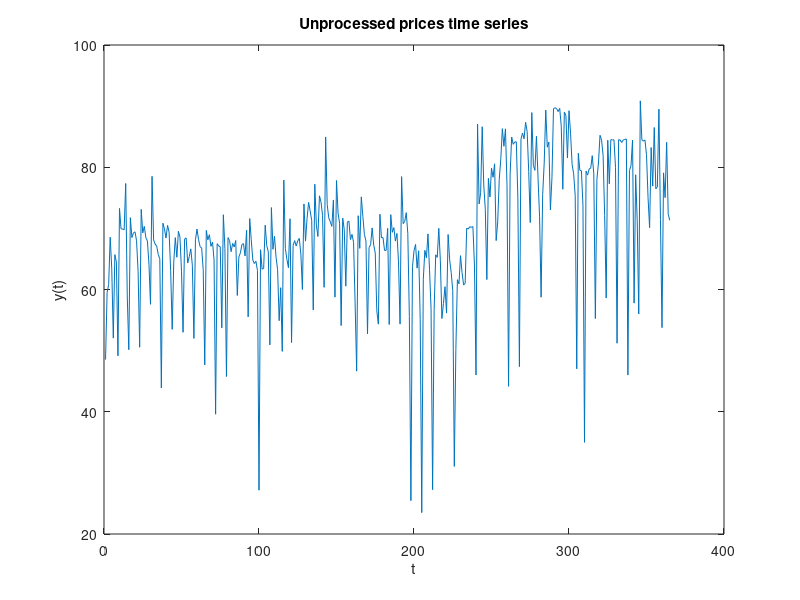
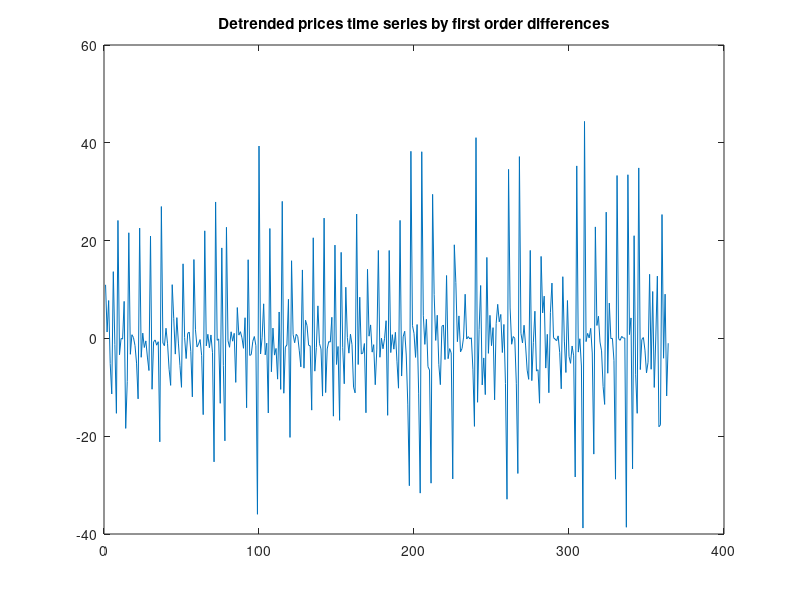

Here is the MATLAB script that generated these plots, in order: (Note: this script raises an error after producing the figures.)
%% Ergasia Xronoseirwn : Zisou Charilaos AEM 9213 ,Karatzas Michalis AEM 9137
%% Linear Analysis
close all; clear; clc;

% import data
load('pricesData.mat');

% %mikalaki code
% teamNumber=7;
% 
% %computing the time and the regionNumber ,we have to examine.
% time = mod(teamNumber,24) +1; %8
% regionNumber = mod(teamNumber,7) +1 +4; % column 5
% 
% %load the xls file data. 
% italyPowerData=xlsread('ElectricPowerItaly.xls','prices');
% 
% %getting the timeserie we want to examine 
% prices=italyPowerData(italyPowerData(:,4)==8,5);
% %mikalaki end


%constants
per = 7;
maxtau = 100;
alpha = 0.05;
Tmax=20;
zalpha = norminv(1-alpha/2);
n = length(prices)-1;

% plot unprocessed time series
figure(1)
plot(prices)
xlabel('t')
ylabel('y(t)')
title('Unprocessed prices time series')

%% LINEAR 1 
% 1a. Detrend time series by first order differences
detrended=zeros(n,1);
for i=1:n
    detrended(i)=prices(i+1)-prices(i);
end
figure(2)
plot(detrended)
title('Detrended prices time series by first order differences')

%1b. Deseason time series
deseasonedc = seasonalcomponents(detrended, per);
deseasoned =  detrended - deseasonedc;
figure(3)
plot(deseasoned)
title('Deseasoned prices time series')


%%  LINEAR 2
%2. Autocorrelation of deseasoned time series 
figure(4)
ac1 = autocorrelation(deseasoned(~isnan(deseasoned)), maxtau);
autlim = zalpha/sqrt(n);
figure(5)
clf
hold on
for ii=1:maxtau
    plot(ac1(ii+1,1)*[1 1],[0 ac1(ii+1,2)],'b','linewidth',1.5)
end
plot([0 maxtau+1],[0 0],'k','linewidth',1.5)
plot([0 maxtau+1],autlim*[1 1],'--c','linewidth',1.5)
plot([0 maxtau+1],-autlim*[1 1],'--c','linewidth',1.5)
xlabel('\tau')
ylabel('r(\tau)')
title('Autocorrelation of prices time series')
hold off

% Partial autocorrelation
pac1 = parautocor(deseasoned, maxtau);
figure(6)
clf
hold on
for ii=1:maxtau
    plot(ac1(ii+1,1)*[1 1],[0 pac1(ii)],'b','linewidth',1.5)
end
plot([0 maxtau+1],[0 0],'k','linewidth',1.5)
plot([0 maxtau+1],autlim*[1 1],'--c','linewidth',1.5)
plot([0 maxtau+1],-autlim*[1 1],'--c','linewidth',1.5)
xlabel('\tau')
ylabel('\phi_{\tau,\tau}')
title('Partial autocorrelation of prices time series')
hold off

% Ljung-Box Portmanteau Test
figure(7)
tittxt = ('Prices time series');
[h2V,p2V,Q2V] = portmanteauLB(ac1(2:maxtau+1,2),n,alpha,tittxt);



%% LINEAR 3
% AIC
%aicMatrix = akaike(deseasoned, Tmax);


%ARMA model parameters.
p=3
q=3

%fitting the model
[nrmseARMA,phiV,thetaV,SDz,aicS,fpeS,armamodel]=fitARMA(deseasoned, p, q, Tmax);

%printing the coefficients
fprintf('Estimated coefficients of phi(B):\n');
disp(phiV')
fprintf('Estimated coefficients of theta(B):\n');
disp(thetaV')
fprintf('SD of noise: %f \n',SDz);

%Some criteria values 
fprintf('AIC: %f \n',aicS);
fprintf('FPE: %f \n',fpeS);

%plotting the NRMSE for Tmax steps forward
figure(9);
plot(nrmseARMA,"-o");
title('Prices: NRMSE of ARMA(3,3) for T=1,2...10')
xlabel("T");
ylabel("NRMSE");


%% LINEAR 4
index=1;
nrmseAR5 = zeros(5,1);
for i=70:5:90
    [nrmseAR5(index),~,~,~] = predictARMAnrmse(deseasoned, 5, 0, 1, round(0.01*(100-i)*n), '');
    index=index+1;
end
figure(10)
plot((0.7:0.05:0.9).',nrmseAR5,'-o')
ylabel("NRMSE");
xlabel("percent of training data");
title('Prices: NRMSE of AR(5) using 70%, 75%, 80%, 85%, 90% of training data')

%% Non-Linear Analysis
%Getting the residuals from our best linear model fit (in linear 3)
residuals = deseasoned - predict(armamodel, deseasoned);
iidtimeSeries=residuals;

% Resampling the residuals time series
nOfnewSamples=20;
for i=1:nOfnewSamples 
    RandIndexes=randperm(n);
    iidtimeSeries=[iidtimeSeries  residuals(RandIndexes)];
end

%Linear autocorrelation
%maxtau1 for the autocorrelation and mutual information
maxtau1=3;
LinearAutoCorrelations=zeros(maxtau1,nOfnewSamples+1);

%computing autocorrelation for all the new samples
figure()
for i=1:(nOfnewSamples+1) 
    autoCorr=autocorrelation(iidtimeSeries(:,i), maxtau1)
    LinearAutoCorrelations(:,i)=autoCorr(2:(maxtau1+1),2);
end
clf;

%plotting the autocorrelation function
figure(11)
for i=1:maxtau1
    plot([0:nOfnewSamples] , LinearAutoCorrelations(i,:),'-o');
    hold on
end
plot([0 nOfnewSamples+1],autlim*[1 1],'--c','linewidth',1.5)
plot([0 nOfnewSamples+1],-autlim*[1 1],'--c','linewidth',1.5)
legend("\tau=1","\tau=2","\tau=3")
title('Linear autocorrelation for the 21 samples.(price analysis)')
ylabel("autocorrelation")
xlabel("sample Number (n=0 belongs to the residuals)");


%Mutual information for the 21 samples
SamplesMutualInfo=zeros(maxtau1,nOfnewSamples+1);
figure()
%computing mutual information for all the new samples
for i=1:(nOfnewSamples+1)
    mut=mutualinformation(iidtimeSeries(:,i), maxtau1)
    SamplesMutualInfo(:,i)=mut(2:(maxtau1+1),2);
end
clf;

%plotting the mutual information function
figure(12)
for i=1:maxtau1
    plot([0:nOfnewSamples] , SamplesMutualInfo(i,:),'-o');
    hold on
end
plot([0 nOfnewSamples+1],autlim*[1 1],'--c','linewidth',1.5)
legend("\tau=1","\tau=2","\tau=3")
title('Mutual information for the 21 samples.')
ylabel("mutual information")
xlabel("sample Number (0 belongs to the original residuals)");

%Histogram for lat(tau) =1 for autocorrelation and mutual information
% bins=10;
figure(13)
histogram(LinearAutoCorrelations(1,2:(nOfnewSamples+1)));
hold on;
line([LinearAutoCorrelations(1,1) LinearAutoCorrelations(1,1)], [0 9],'Color','red','linewidth',1.5);
title("Autocorrealtion histogram of new samples and of the original(red) (price analysis");

figure(14)
histogram(SamplesMutualInfo(1,2:(nOfnewSamples+1)));
hold on;
line([SamplesMutualInfo(1,1) SamplesMutualInfo(1,1)], [0 9],'Color','red','linewidth',1.5);
title("Mutual information histogram of  new samples and of the original(red) (price analysis)");
